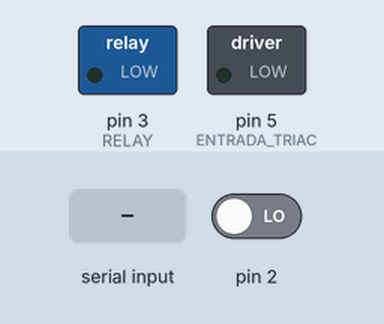
Simulated run of this sketch. Board: Arduino Uno, built with avr-gcc and run on an emulated ATmega328P. Parts: switched loads named in the sketch (green lamp = pin HIGH). The inputs (shaded band) are chosen by the test bench; at power-on: pin 2 LOW.

Above: at 1.2 s.
1.3 s: "a" received over Serial
At 2.5 s:
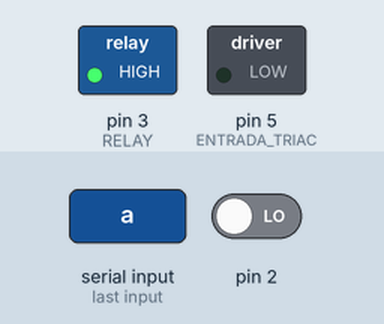
2.8 s: "c" received over Serial
At 3.7 s:
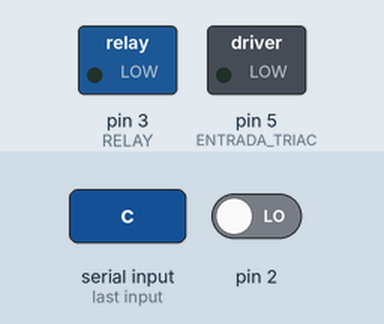
Timing chart, 0 to 5.8 s (numbered marks = the images above; inputs shaded):
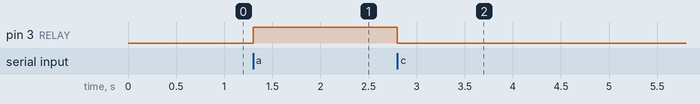

The sketch:

Centrifuga.ino
```cpp
int mot_int = 6450; // Variable del tiempo de disparo del Deslizador 2 (Dimmer)
int estado = 'c';
int waitTime = 0;
int delayTime = 0;

void setup() {
  pinMode(3, OUTPUT); // RELAY
  pinMode(5, OUTPUT); // ENTRADA TRIAC
  Serial.begin(9600);
  attachInterrupt(0, interrupcion0, RISING); // Interrupcion 0 (pin2)
}
void loop() {
  if (Serial.available() > 0) {       // Si el puerto serie esta habilitado
    estado = Serial.read();       // Lee lo que llega por el puerto Serie
  }
  if (estado == 'c') {//Paro de emergencia
    digitalWrite(3, LOW);
    digitalWrite(5, LOW);
  }
  if (estado == 'a') {//Activar motor
    digitalWrite(3, HIGH);
  } else if (estado == 'b') {
    digitalWrite(3, LOW);
  } else {
    estado == 'c';
  }

  if (estado == 's') mot_int = 6350; // Los 8 saltos del Deslizador 2 (Dimmer)
  if (estado == 't') mot_int = 6250;
  if (estado == 'u') mot_int = 5750;
  if (estado == 'v') mot_int = 5450;
  if (estado == 'w') mot_int = 5150;
  if (estado == 'x') mot_int = 4850;
  if (estado == 'y') mot_int = 4550;
  if (estado == 'z') mot_int = 3550;

  if (estado == 'd') waitTime = 22.5; // Los 8 saltos del tiempo hasta 3 min max (180s)
  if (estado == 'e') waitTime = 45;
  if (estado == 'f') waitTime = 67.5;
  if (estado == 'g') waitTime = 90;
  if (estado == 'h') waitTime = 112.5;
  if (estado == 'i') waitTime = 135;
  if (estado == 'j') waitTime = 157.5;
  if (estado == 'k') waitTime = 180;

}
void interrupcion0()    // Funcion que se ejecuta durante cada interrupion
{
  delayTime = waitTime * 1000;
  if (digitalRead(3) == HIGH  && delayTime > 0)  {
    delayMicroseconds(mot_int);
    digitalWrite(5, HIGH);
  }

  delay(delayTime);
  digitalWrite(5, LOW);
  digitalWrite(3, LOW);
  delayTime = 0;
  waitTime = 0;
}
```

Measured:
- after the input at 1.3 s, pin 3 (RELAY): LOW → HIGH at once
- after the input at 2.8 s, pin 3 (RELAY): HIGH → LOW at once
